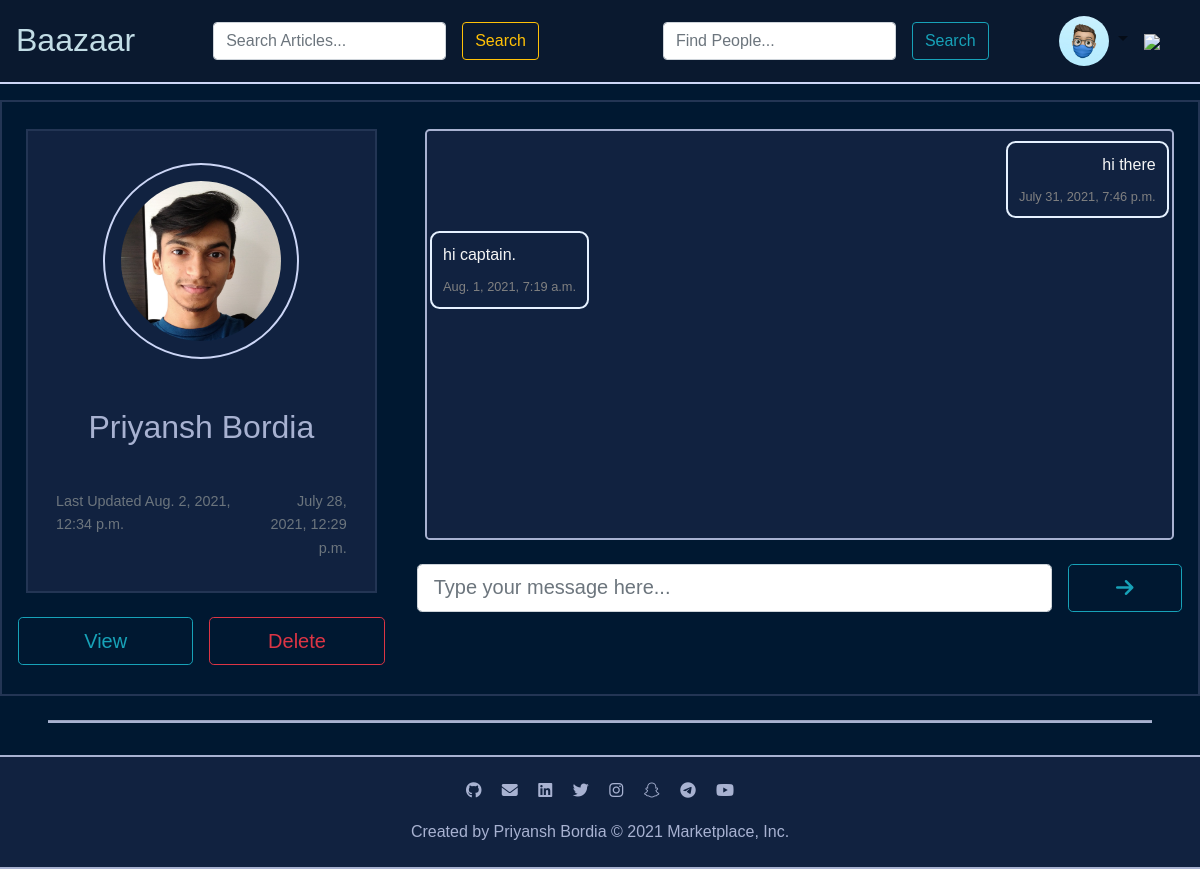
Page /chat/5 (signed in) on the committed database.
### circle/models.py (models this page shows, shortened)
class Person(models.Model):
	options = (('M', 'Male'), ('F', 'Female'), ('X', 'Not Preferred to say'))
	user = models.OneToOneField(User, on_delete=models.CASCADE, related_name="person")
	profile = models.ImageField(upload_to="images/persons", blank=True, null=False)
	username = models.CharField(max_length=64, blank=False, null=False, unique=True)
	bio = models.TextField(max_length=500, blank=True, null=False)
	first = models.CharField(max_length=64, blank=False, null=False)
	last = models.CharField(max_length=64, blank=True, null=False)
	age = models.IntegerField(validators=[MinValueValidator(1)], blank=False, null=False, default=1)
	sex = models.CharField(max_length=1, choices=options, blank=False, null=False, default='X')
	email = models.EmailField(blank=False, null=False, unique=True)
	ph_no = models.BigIntegerField(blank=False, null=False, unique=True)
	retreated = models.ManyToManyField(Article, blank=True, related_name="retreated")
	rented = models.ManyToManyField(Article, blank=True, related_name="rented")
	purchased = models.ManyToManyField(Article, blank=True, related_name="purchased")
	sold = models.ManyToManyField(Article, blank=True, related_name="sold")
	display = models.ManyToManyField(Article, blank=True, related_name="display")
	bookmarked = models.ManyToManyField(Article, blank=True, related_name="bookmarked")
	carted = models.ManyToManyField(Article, blank=True, related_name="carted")
	friends = models.ManyToManyField('self', blank=True, related_name="friends")
	allowsMessage = models.BooleanField(blank=False, null=False, default=True)
	created_ts = models.DateTimeField(auto_now_add=True)
	updated_ts = models.DateTimeField(auto_now=True)
	slug = models.SlugField(max_length=64, blank=False, null=False, unique=True)
	class Meta:
		ordering = ['id']

class Chat(models.Model):
	left =  models.ForeignKey(Person, on_delete=models.CASCADE, related_name="left", default=1)
	right = models.ForeignKey(Person, on_delete=models.CASCADE, related_name="right", default=1)
	messages = models.ManyToManyField(Message, blank=True, related_name="messages")
	created_ts = models.DateTimeField(auto_now_add=True)
	updated_ts = models.DateTimeField(auto_now=True)
	slug = models.SlugField(max_length=64, blank=False, null=False, unique=True)
	class Meta:
		ordering = ['id']

class Message(models.Model):
	sender = models.ForeignKey(Person, on_delete=models.CASCADE, related_name="sender", default=1)
	receiver = models.ForeignKey(Person, on_delete=models.CASCADE, related_name="receiver", default=1)
	text = models.TextField(max_length=255, blank=False, null=False)
	timestamp = models.DateTimeField(auto_now_add=True)
	slug = models.SlugField(max_length=64, blank=False, null=False, unique=True)
	class Meta:
		ordering = ['timestamp']

### circle/views.py (the view)
# urls.py: path('chat/<int:chat_id>', views.chat, name='chat'),
@login_required
def chat(request, chat_id):
	try:
		chat = Chat.objects.get(pk=chat_id)
		form = MessageForm()
		return render(request, "circle/chat.html", context={"chat": chat, "form": form})
	except Chat.DoesNotExist:
		return render(request, "circle/error.html", context={"message": "No Chat Found.!!", "type": "Type Error", "link": "chats"})

### circle/forms.py (shortened to what this page needs)
class MessageForm(forms.ModelForm):
	class Meta:
		model = Message
		fields = ('text', )

### circle/templates/circle/chat.html (shortened to what this page needs)
{% extends "circle/base.html" %}
{% block head %}
	{% load static %}
	{% load bootstrap4 %}
	{% load fontawesome_5 %}
	{% load humanizelib %}
{% endblock %}
{% block body %}
	<div class="chat">
		<div class="chat__container">
			<div class="row">
				<div class="col-md-4">
					<div class="chat__container__details">
						{% if chat.right.user.id != request.user.id %}
							<img class="chat__container__details__img" src="{% static chat.right.profile.url %}" alt="BP{{ person.id }}ID" />
							<p class="chat__container__details__name">{{ chat.right.first }} {{ chat.right.last }}</>
							<div class="row mt-0 mb-0 pb-0">
								<div class="col-md-8 pb-0">
									<p class="text-left pt-auto pr-auto pb-0 pl-1"><small class="text-muted">Last Updated {{ chat.right.updated_ts|naturaltime }}</small></p>
								</div>
								<div class="col-md-4 pb-0">
									<p class="text-right pr-1 pt-0 pb-0 pl-auto"><small class="text-muted">{{ chat.right.created_ts|naturaltime }}</small>
									</p>
								</div>
							</div>
						{% endif %}
					</div>
					{% if chat.right.user.id != request.user.id %}
						<div class="row">
							<div class="col-md-6">
								<a href="{% url 'person' chat.right.id %}">
									<button class="form-control form-control-lg btn btn-outline-info btn-lg">View</button>
								</a>
							</div>
							<div class="col-md-6">
								<a href="{% url 'remove' chat.id 'chat' %}">
									<button class="form-control form-control-lg btn btn-outline-danger btn-lg">Delete</button>
								</a>
							</div>
						</div>
					{% endif %}
				</div>
				<div class="col-md-8">
					{% if chat.messages.all|length > 0 %}
						<div class="chat__container__grid">
							<div class="chat__container__grid__message">
								{% for message in chat.messages.all %}
									<div class="row">
										{% if message.sender.user.id == request.user.id %}
											<div class="chat__container__grid__message__sender">
												<p class="pl-2 pr-2">{{ message.text }}</p>
												<small class="pr-2 pl-2">{{ message.timestamp|naturaltime }}</small>
											</div>
										{% else %}
											<div class="chat__container__grid__message__receiver">
												<p class="pl-2 pr-2">{{ message.text }}</p>
												<small class="pl-2 pr-2">{{ message.timestamp|naturaltime }}</small>
											</div>
										{% endif %}
									</div>
								{% endfor %}
							</div>
						</div>
					{% endif %}
					<div class="chat__container__footer">
						<form class="form-group" action="{% url 'addMessage' chat.id %}" method="POST">
							<div class="row">
								<div class="col-md-10">
									<input class="form-control form-control-lg" autocomplete="off" autofocus
										placeholder="Type your message here..." type="text" name="message" required />
								</div>
								<div class="col-md-2">
									<button class="form-control form-control-lg btn btn-lg btn-outline-info btn-lg"><i class="fas fa-arrow-right"></i></button>
								</div>
							</div>
						</form>
					</div>
				</div>
			</div>
		</div>
	</div>
{% endblock %}

### circle/templates/circle/base.html (shortened to what this page needs)
<!DOCTYPE html>
<html lang="en">
<head>
    <link rel="stylesheet" href="https://maxcdn.bootstrapcdn.com/bootstrap/4.0.0/css/bootstrap.min.css"
>
    <link rel="stylesheet" href="https://stackpath.bootstrapcdn.com/bootstrap/4.3.1/css/bootstrap.min.css"
>
    {% load static %}
    <link href="{% static 'circle/css/style.css' %}" rel="stylesheet">
</head>
<body>
    <nav class="navbar navbar-expand-lg navbar-light" style="background-color: #0a192f; border-bottom: .125rem solid #ccd6f6;">
        <a class="navbar-brand" href="{% url 'home' %}" style="color: #c2dde6; font-size: 2rem;">Baazaar</a>
        <div class="collapse navbar-collapse" id="navbarSupportedContent" style="font-size: 1.1rem;">
			<form class="form-inline my-3 my-lg-0 mr-auto ml-auto" action="{% url 'result' 'article' %}" method="POST">
				<input class="form-control mr-sm-3" type="search" name="search" autocomplete="off" autofocus placeholder="Search Articles..." aria-label="Search">
				<button class="form-control btn btn-outline-warning my-2 my-sm-2" type="submit">Search</button>
			</form>
			<form class="form-inline my-3 my-lg-0 mr-auto ml-auto" action="{% url 'result' 'person' %}" method="POST">
				<input class="form-control mr-sm-3" type="search" name="search" autocomplete="off" autofocus placeholder="Find People..." aria-label="Search">
				<button class="form-control btn btn-outline-info my-2 my-sm-2" type="submit">Search</button>
			</form>
            <ul class="navbar-nav mr-3">
				{% if user.is_authenticated %}
					<li class="nav-item dropdown">
						<div class="nav-link dropdown-toggle" href="#" id="navbarDropdown" role="button" data-toggle="dropdown"
							aria-haspopup="true" aria-expanded="false" title="Profile">
							{% if request.user.person.profile.url %}
								<img src="{% static request.user.person.profile.url %}" alt="BP{{ request.user.person.id }}ID" style="width: 50px; height: 50px; border-radius: 50%;" />
							{% else %}
								<img src="https://img.icons8.com/bubbles/50/000000/stor.png" />
							{% endif %}
						</div>
					</li>
					{% if request.user.person %}
						<li class="nav-item m-auto">
							<a class="nav-link" href="{% url 'carted' %}" title="Cart">
								<img src="https://img.icons8.com/clouds/50/000000/buy.png" />
							</a>
						</li>
					{% endif %}
				{% endif %}
            </ul>
        </div>
    </nav>
    {% block body %}{% endblock %}
    <hr class="mt-4">
	<footer class="footer">
		<div class="footer__grid">
			<div class="footer__grid__handles">
				<a href="https://github.com/PriyanshBordia" target="_blank" title="PriyanshBordia"><i class="fab fa-github"></i></a>
				<a href="mailto:priyanshbordia2@gmail.com" target="_blank" title="Priyansh Bordia"><i class="fas fa-envelope"></i></a>
				<a href="https://www.linkedin.com/in/priyansh-b-81bb8218b/" target="_blank" title="Priyansh B."><i class="fab fa-linkedin" onmouseover="play()"></i></a>
				<a href="https://twitter.com/BordiaPriyansh" target="_blank" title="BordiaPriyansh"><i class="fab fa-twitter"></i></a>
				<a href="https://www.instagram.com/priyansh.bordia/" target="_blank" title="priyansh.bordia"><i class="fab fa-instagram"></i></a>
				<a href="#" target="_blank" title="priyansh.bordia"><i class="fa fa-snapchat-ghost" onmouseover="play()"></i></a>
				<a href="https://t.me/priyanshbordia" target="_blank" title="Priyansh Bordia"><i class="fab fa-telegram" ></i></a>
				<a href="https://www.youtube.com/channel/UCwBlonvBFFd4UGvnnVKVncQ?view_as=subscriber" target="_blank" title="Priyansh Bordia"><i class="fab fa-youtube"></i></a>
			</div>
			<div class="footer__grid__text">
				<span class="has-hover">Created by Priyansh Bordia &copy; 2021 Marketplace, Inc.</span>
			</div>
		</div>
	</footer>
</body>
</html>

### circle/static/circle/css/style.css (style rules this page uses)
html { font-size: 100%; -webkit-box-sizing: border-box; box-sizing: border-box; }
*, *::before, *::after { -webkit-box-sizing: inherit; box-sizing: inherit; }
html, body { width: 100%; height: 100%; }
body { margin: 0; padding: 0; font-size: 1.125rem; font-weight: 300; font-family: Verdana, Arial, Helvetica, sans-serif; line-height: 1.3; color: whitesmoke; background-color: #001831; text-align: center; -webkit-box-align: center; -ms-flex-align: center; align-items: center; -webkit-box-pack: center; -ms-flex-pack: center; justify-content: center; overflow-x: hidden; scroll-behavior: smooth; }
a { color: #a8b2d1; text-decoration: none !important; }
a, i, .has-hover { -webkit-transition-duration: 0.4s; transition-duration: 0.4s; }
hr { margin: 2rem 3rem 2rem 3rem; height: .125rem; background-color: #a8b2d1; }
.row { margin: .2rem auto .4rem auto; }
.col-md-12, .col-md-10, .col-md-9, .col-md-8, .col-md-6, .col-md-5, .col-md-4, .col-md-3, .col-md-2 { padding: 0.5rem 0.5rem 0.5rem .5rem; }
.chat { margin: 1rem auto 1rem auto; }
.chat__container { margin: 1rem auto 1rem auto; border: 0.125rem solid #233554; }
.chat__container__details { margin: 1rem 1rem 1rem 1rem; padding: 1rem 1rem 1rem 1rem; background-color: #112240; border: 0.125rem solid #233554; }
.chat__container__details__img { margin: 1rem auto 1rem auto; padding: 1rem 1rem 1rem 1rem; width: 12.25rem; height: 12.25rem; border: 0.125rem solid #ccd6f6; border-radius: 50%; }
.chat__container__details__name { margin: 1rem auto 1rem auto; padding: 1rem 1rem 1rem 1rem; font-size: 2rem; color: #a8b2d1; }
.chat__container__grid { margin: 1rem 1rem 1rem 1rem; background-color: #112240; border: 0.125rem solid #a8b2d1; border-radius: 0.3rem; }
.chat__container__grid__message { margin: .2rem auto .2rem auto; height: calc(100vh - 25rem); overflow-y: scroll; line-height: 2rem; font-size: 1rem; font-weight: 300; }
.chat__container__grid__message__sender { margin: .2rem .2rem .2rem auto; padding: .2rem; min-width: 15%; max-width: 65%; float: right; border: 0.125rem solid #e6f1ff; border-radius: .6rem; }
.chat__container__grid__message__sender p { margin-bottom: 0; padding: .2rem .4rem 0 1rem; text-align: right; }
.chat__container__grid__message__sender small { padding: auto 1rem auto 1rem; float: right; }
.chat__container__grid__message__receiver { margin: .2rem auto .2rem .2rem; padding: .2rem; min-width: 15%; max-width: 65%; float: left; border: 0.125rem solid #e6f1ff; border-radius: .6rem; }
.chat__container__grid__message__receiver p { margin-bottom: 0; padding: .2rem 1rem 0 .4rem; text-align: left; }
.chat__container__grid__message__receiver small { padding: auto 1rem auto 1rem; float: left; }
.chat__container__grid__message small { font-size: .8rem; font-weight: 100; color: gray; }
.chat__container__footer { padding: 1rem auto 1rem auto; }
.footer { margin-top: 2rem; background-color: #112240; border-top: 0.125rem solid #a8b2d1; border-bottom: 0.125rem solid #a8b2d1; }
.footer__grid { margin: 1.5rem; color: #a8b2d1; font-size: 1rem; text-align: center; -webkit-box-align: center; -ms-flex-align: center; align-items: center; }
.footer__grid__handles { margin-bottom: 1.3rem; }
.footer__grid__handles a:not(:last-child) { margin-right: 1rem; }
.footer__grid__text { font-weight: 200; }

### rows in the picture
Chat: right.profile (picture), right.first "Priyansh", right.last "Bordia", right.updated_ts "Aug. 2, 2021, 12:34 p.m.", right.created_ts "July 28, 2021, 12:29 p.m."
Message: text "hi there", timestamp "July 31, 2021, 7:46 p.m."
Message: text "hi captain.", timestamp "Aug. 1, 2021, 7:19 a.m."
